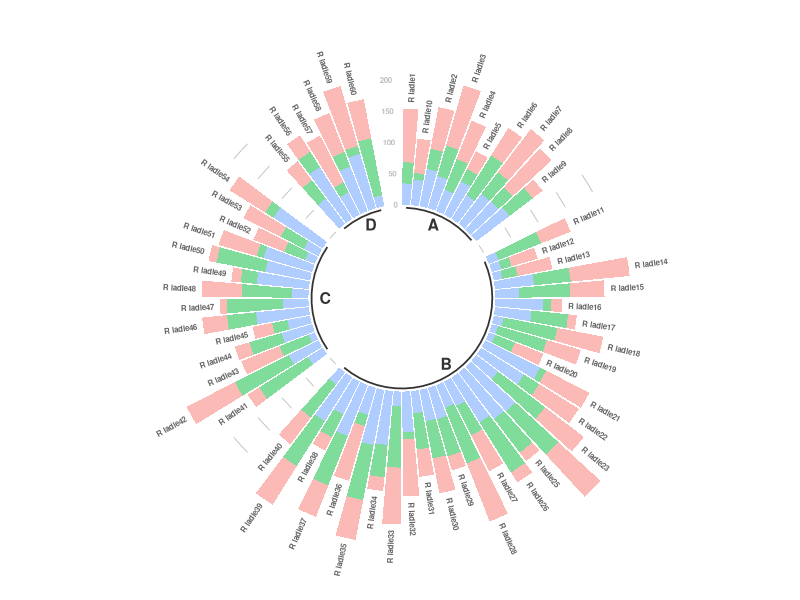

Reproduce this figure in R.
# Librerias
library(ggplot2)
library(tidyverse)

# creamos el dataset
data=data.frame(
  individual=paste( "R ladie", seq(1,60), sep=""),
  group=c( rep('A', 10), rep('B', 30), rep('C', 14), rep('D', 6)) ,
  value1=sample( seq(10,100), 60, replace=T),
  value2=sample( seq(10,100), 60, replace=T),
  value3=sample( seq(10,100), 60, replace=T)
) # ahora la variable "value" tiene 3 niveles

data$group<-as.factor(data$group) #transformo la variabe "grupo" en factor


data = data %>% gather(key = "observation", value="value", -c(1,2)) # paso los valores que estaban en columans a filas 


# setear el numero de barras vacias entre cada grupo
empty_bar=2
nObsType=nlevels(as.factor(data$observation))
to_add=data.frame(matrix(NA, empty_bar*nlevels(data$group)*nObsType, ncol(data)))
colnames(to_add) = colnames(data)
to_add$group=rep(levels(data$group), each=empty_bar*nObsType)
data=rbind(data, to_add)
data=data %>% arrange(group, individual)#organizo por individuos para que me queden ordenados en el grafico
data$id=rep( seq(1, nrow(data)/nObsType) , each=nObsType)

#Info para las etiquetas, alineacion y angulo
label_data= data %>% group_by(id, individual) %>% summarize(tot=sum(value))
number_of_bar=nrow(label_data)
angle= 90 - 360 * (label_data$id-0.5) /number_of_bar     
label_data$hjust<-ifelse( angle < -90, 1, 0)
label_data$angle<-ifelse(angle < -90, angle+180, angle)


# preparar la base de datos para la linea de base
#(en que posicion de x empieza (columna) y termina la linea de base para cada grupo sin tener en cuenta los espacios vacios)
base_data=data %>% 
  group_by(group) %>% 
  summarize(start=min(id), end=max(id) - empty_bar) %>% 
  rowwise() %>% 
  mutate(title=mean(c(start, end)))

# prepara la base de datos para la grilla (scales)
grid_data = base_data
grid_data$end = grid_data$end[ c( nrow(grid_data), 1:nrow(grid_data)-1)] + 1
grid_data$start = grid_data$start - 1
grid_data=grid_data[-1,]

# el plot
stacked_bar<- ggplot(data) +      
  
  # esta vez agregamos fill para hacer un stackedbar
  geom_bar(aes(x=as.factor(id), y=value, fill=observation), stat="identity", alpha=0.5) +
 
  # las lineas de la grilla. Las barras pasan por arriba de las mismas.
  geom_segment(data=grid_data, aes(x = end, y = 0, xend = start, yend = 0), colour = "grey", alpha=1, size=0.3 , inherit.aes = FALSE ) +
  geom_segment(data=grid_data, aes(x = end, y = 50, xend = start, yend = 50), colour = "grey", alpha=1, size=0.3 , inherit.aes = FALSE ) +
  geom_segment(data=grid_data, aes(x = end, y = 100, xend = start, yend = 100), colour = "grey", alpha=1, size=0.3 , inherit.aes = FALSE ) +
  geom_segment(data=grid_data, aes(x = end, y = 150, xend = start, yend = 150), colour = "grey", alpha=1, size=0.3 , inherit.aes = FALSE ) +
  geom_segment(data=grid_data, aes(x = end, y = 200, xend = start, yend = 200), colour = "grey", alpha=1, size=0.3 , inherit.aes = FALSE ) +
  
  # texto de las lineas de la grilla
  annotate("text", x = rep(max(data$id),5), y = c(0, 50, 100, 150, 200), label = c("0", "50", "100", "150", "200") , color="grey", size=2 , angle=0, fontface="bold", hjust=1) +
  
  ylim(-150,max(label_data$tot, na.rm=T)) +
  theme_minimal() +
  theme(
    legend.position = "none",
    axis.text = element_blank(),
    axis.title = element_blank(),
    panel.grid = element_blank(),
    plot.margin = unit(rep(-1,4), "cm") 
  ) +
  coord_polar() +
  
  # etiquetas al final de las barras
  geom_text(data=label_data, aes(x=id, y=tot+10, label=individual, hjust=hjust), color="black", fontface="bold",alpha=0.6, size=2, angle= label_data$angle, inherit.aes = FALSE ) +
  
  # Informacion de la linea base
  geom_segment(data=base_data, aes(x = start, y = -5, xend = end, yend = -5), colour = "black", alpha=0.8, size=0.6 , inherit.aes = FALSE )  +
  geom_text(data=base_data, aes(x = title, y = -18, label=group), hjust=c(1,1,0,0), colour = "black", alpha=0.8, size=4, fontface="bold", inherit.aes = FALSE)

#importante que haya un valor de alineacion para cada titulo del grupo. Debo hacerlo manualmente. 

stacked_bar


